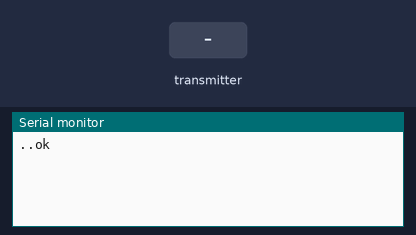
Bench run of a sketch on a simulated ESP32. Shown: the last lines printed to the serial monitor. Inputs (shaded band) come from the test bench. WiFi joins after 1.5 s; servers stay silent unless stated; the local clock reads 2024-03-15 10:24:30 at power-on unless the sketch sets it.

Above: at 3.2 s.
3.3 s: the transmitter starts sending temperature = 0
At 4.21 s:
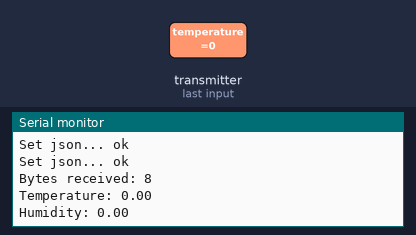
4.8 s: the transmitter starts sending humidity = 25
At 5.11 s:
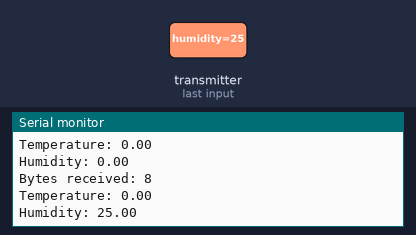
6.3 s: the transmitter starts sending temperature = 25
7.8 s: the transmitter starts sending humidity = 50
At 8.11 s:
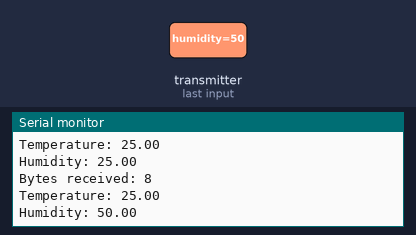
Timing chart, 0 to 10.3 s (numbered marks = the images above; inputs shaded):
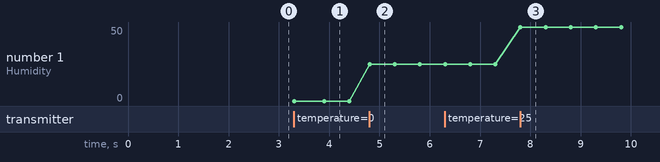

The sketch:

esp_now_recv_2.ino
```cpp
#include <esp_now.h>
#ifdef ESP32
    #include <WiFi.h>
#endif
#include <Firebase_ESP_Client.h>
#include "addons/TokenHelper.h"
#include "addons/RTDBHelper.h"
#include "time.h"

#define API_KEY "AIzaSyAcSi97LtykSiVO3VPBLmXA_hj5HXOsLLA"
#define DATABASE_URL "https://espdemofirebase-default-rtdb.asia-southeast1.firebasedatabase.app/"

static const char* ssid     = "Arunkumar M";
static const char* password = "arun_2002";
// Structure to keep the temperature and humidity data
// Is also required in the client to be able to save the data directly
typedef struct temp_humidity {
  float temperature;
  float humidity;
};
// Create a struct_message called myData
temp_humidity dhtData;

FirebaseData fbdo;
FirebaseAuth auth;
FirebaseConfig config;

unsigned long sendDataPrevMillis = 0;
bool signupOK = false;

const char* ntpServer = "pool.ntp.org";
const long gmtOffset_sec = 19800;
const int daylightOffset_sec = 3600;

String convertToString(char* a, int size)
{
    int i;
    String s = "";
    for (i = 0; i < size; i++) {
        s = s + a[i];
    }
    return s;
}

String tellTime()
{
  struct tm timeinfo;
  getLocalTime(&timeinfo);
  char a[22];
  strftime(a,22, "%X", &timeinfo);
  String t=convertToString(a,22);
  return t;
}

String tellDate()
{
  struct tm timeinfo;
  getLocalTime(&timeinfo);
  char a[22];
  strftime(a,22, "%d-%m-%Y", &timeinfo);
  String t=convertToString(a,22);
  return t;
}


// callback function executed when data is received
void OnRecv(const uint8_t * mac, const uint8_t *incomingData, int len) {
  memcpy(&dhtData, incomingData, sizeof(dhtData));
  Serial.print("Bytes received: ");
  Serial.println(len);
  Serial.print("Temperature: ");
  Serial.println(dhtData.temperature);
  Serial.print("Humidity: ");
  Serial.println(dhtData.humidity);
  if (Firebase.ready() && signupOK && (millis() - sendDataPrevMillis > 30000 || sendDataPrevMillis == 0)){
    sendDataPrevMillis = millis();
    String timeStamp=tellTime();
    String currDate=tellDate();
    FirebaseJson json1;
    if(!(Firebase.RTDB.getJSON(&fbdo,"sensor_1/temperature/"+currDate)))
    {
      json1.set(currDate+"/"+timeStamp,dhtData.temperature);
      Serial.printf("Set json... %s\n", Firebase.RTDB.set(&fbdo, F("/sensor_1/temperature"), &json1) ? "ok" : fbdo.errorReason().c_str());
    }
    else
    {
      json1.add(timeStamp,dhtData.temperature);
      Serial.printf("Update node... %s\n", Firebase.RTDB.updateNode(&fbdo, "sensor_1/temperature/"+currDate, &json1) ? "ok" : fbdo.errorReason().c_str());
    }

    FirebaseJson json2;
    if(!(Firebase.RTDB.getJSON(&fbdo,"sensor_1/humidity/"+currDate)))
    {
      json2.set(currDate+"/"+timeStamp,dhtData.humidity);
      Serial.printf("Set json... %s\n", Firebase.RTDB.set(&fbdo, F("/sensor_1/humidity"), &json2) ? "ok" : fbdo.errorReason().c_str());
    }
    else
    {
      json2.add(timeStamp,dhtData.humidity);
      Serial.printf("Update node... %s\n", Firebase.RTDB.updateNode(&fbdo, "sensor_1/humidity/"+currDate, &json2) ? "ok" : fbdo.errorReason().c_str());
    }
  }
}
void setup() {
  // Initialize Serial Monitor
  Serial.begin(115200);

  // Set device as a Wi-Fi Station
  WiFi.mode(WIFI_AP_STA);
  WiFi.begin(ssid, password);
  //check wi-fi is connected to wi-fi network
  while (WiFi.status() != WL_CONNECTED) {
    delay(1000);
    Serial.print(".");
  }

  // Init ESP-NOW
  if (esp_now_init() != ESP_OK) {
    Serial.println("There was an error initializing ESP-NOW");
    return;
  }

  config.api_key = API_KEY;
    /* Assign the RTDB URL (required) */
    config.database_url = DATABASE_URL;
    /* Sign up */
    if (Firebase.signUp(&config, &auth, "", "")){
    Serial.println("ok");
    signupOK = true;
    }
    else{
        Serial.printf("%s\n", config.signer.signupError.message.c_str());
    }
    /* Assign the callback function for the long running token generation task */
    config.token_status_callback = tokenStatusCallback; //see addons/TokenHelper.h
    Firebase.begin(&config, &auth);
    Firebase.reconnectWiFi(true);

    //Time config.
    configTime(gmtOffset_sec, daylightOffset_sec, ntpServer);

  // Once the ESP-Now protocol is initialized, we will register the callback function
  // to be able to react when a package arrives in near to real time without pooling every loop.
  esp_now_register_recv_cb(OnRecv);
}
void loop() {
}
```

Measured:
- after the input at 3.3 s, the serial monitor: prints a new line at once (image 1)
- after the input at 4.8 s, the serial monitor: prints a new line at once (image 2)
- after the input at 7.8 s, the serial monitor: prints a new line at once (image 3)
- plotted number 1: 0 → 25 after the input at 4.8 s, 25 → 50 after the input at 7.8 s
